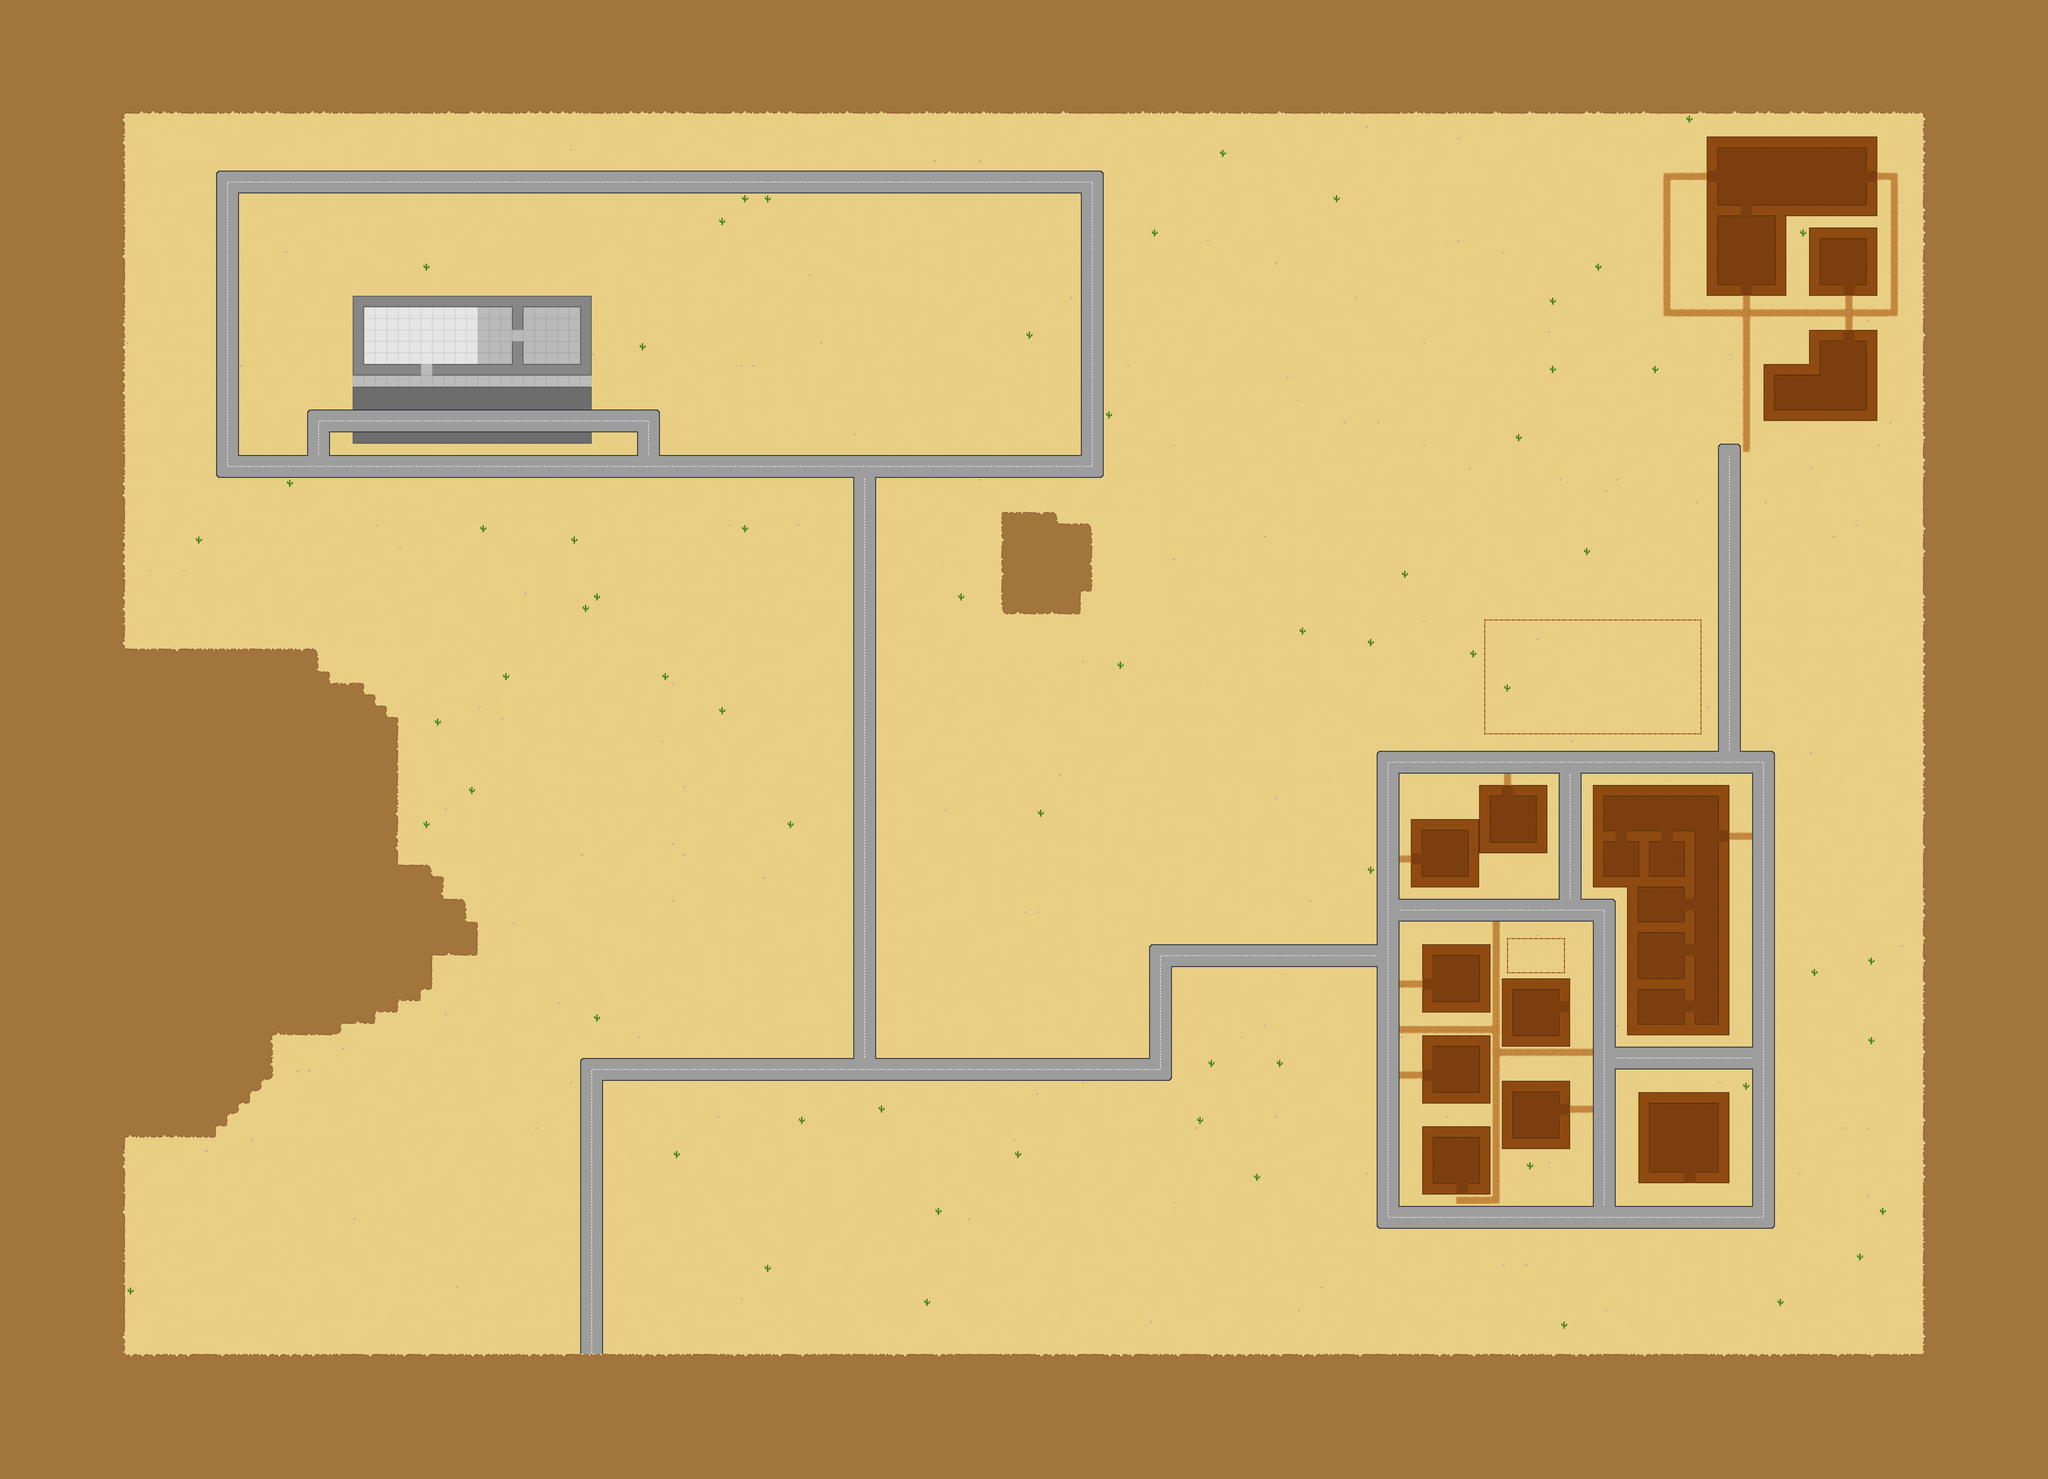

This game map was drawn from its Tiled (.tmx) file and the tilesets committed beside it. A one-line description and the trimmed map source follow:
An orthogonal 180x130 tile map with 32x32 px tiles, 2 tile layers (Ground_Buildings, GroundedObjects), 1 hidden layer not drawn, 3 tilesets and 149 objects.

<map version="1.2" tiledversion="1.2.1" orientation="orthogonal" renderorder="right-down" width="180" height="130" tilewidth="32" tileheight="32" infinite="0" nextlayerid="30" nextobjectid="267">
 <tileset firstgid="1" name="hub" tilewidth="32" tileheight="32" tilecount="64" columns="8">
  <image source="../Tilesets/hub.png" width="256" height="256" />
  <tile id="4" probability="0.1" />
  <tile id="10" probability="0.05" />
 </tileset>
 <tileset firstgid="65" name="Buildings" tilewidth="32" tileheight="32" tilecount="25" columns="5">
  <image source="../Tilesets/Buildings.png" width="160" height="160" />
 </tileset>
 <tileset firstgid="90" name="LooseObjects" tilewidth="32" tileheight="32" tilecount="25" columns="5">
  <image source="../Tilesets/LooseObjects.png" width="160" height="160" />
  <tile id="0" type="Hay_Bale" />
  <tile id="1" type="Piano" />
  <tile id="2" type="Bed" />
  <tile id="3" type="Dungeon_Entrance" />
  <tile id="5" type="Water_Trough" />
  <tile id="6" type="Ammo" />
  <tile id="7" type="Health" />
  <tile id="10" type="Counter" />
  <tile id="11" type="Enemy_Spawn" />
  <tile id="12" type="Gas" />
  <tile id="13" type="Shelf" />
  <tile id="15" type="Car" />
  <tile id="17" type="Collectable" />
  <tile id="24" type="Enemy_Spawn" />
 </tileset>
 <layer id="27" name="Ground_Buildings" width="180" height="130">
  <data>[23400 cells, 23400 non-empty, 45 distinct tile ids]</data>
 </layer>
 <layer id="28" name="GroundedObjects" width="180" height="130">
  <data>[23400 cells, 74 non-empty, 2 distinct tile ids]</data>
 </layer>
 <objectgroup id="7" name="Objects">
  <object id="15" gid="90" x="5216" y="448" width="32" height="32" />
  <object id="21" gid="90" x="5198" y="447" width="32" height="32" />
  <object id="22" gid="90" x="5180" y="447" width="32" height="32" />
  <object id="23" gid="90" x="5217.5" y="475.5" width="32" height="32" />
  <object id="24" gid="90" x="5198.5" y="475.5" width="32" height="32" />
  <object id="25" gid="90" x="5180.5" y="474.5" width="32" height="32" />
  <object id="26" gid="90" x="5189" y="461" width="32" height="32" />
  <object id="27" gid="90" x="5208.5" y="461.5" width="32" height="32" />
  <object id="28" gid="90" x="5024.5" y="517" width="32" height="32" />
  <object id="29" gid="90" x="5046" y="518" width="32" height="32" />
  <object id="30" gid="90" x="5068" y="518" width="32" height="32" />
  <object id="31" gid="90" x="5035" y="542.5" width="32" height="32" />
  <object id="32" gid="90" x="5057" y="542" width="32" height="32" />
  <object id="35" gid="90" x="4737" y="2059" width="32" height="32" />
  <object id="36" gid="90" x="4709" y="2061" width="32" height="32" />
  <object id="37" gid="90" x="4679" y="2063" width="32" height="32" />
  <object id="38" gid="90" x="4745" y="1779.5" width="32" height="32" />
  <object id="39" gid="90" x="4745.5" y="1806.5" width="32" height="32" />
  <object id="40" gid="90" x="4173.5" y="1782" width="32" height="32" />
  <object id="41" gid="90" x="4173" y="1808.5" width="32" height="32" />
  <object id="42" gid="95" x="4640.5" y="2075" width="32" height="32" />
  <object id="44" gid="95" x="4600" y="2075.5" width="32" height="32" />
  <object id="45" gid="95" x="4212" y="1848.5" width="32" height="32" rotation="-90" />
  <object id="50" gid="95" x="4833" y="449.5" width="32" height="32" />
  <object id="51" gid="95" x="4865" y="480" width="63" height="62.5" />
  <object id="55" gid="92" x="5120" y="736" width="64" height="64" />
  <object id="58" gid="92" x="4895" y="655" width="96" height="96" rotation="90" />
  <object id="60" gid="92" x="4992" y="1120" width="64" height="64" />
  <object id="61" gid="92" x="4618.5" y="2400.5" width="64" height="64" rotation="180" />
  <object id="62" gid="92" x="4694" y="2401" width="64" height="64" rotation="180" />
  <object id="63" gid="92" x="4672" y="2602" width="64" height="64" rotation="-90" />
  <object id="64" gid="92" x="4704" y="2733.75" width="96" height="96" rotation="-90" />
  <object id="66" gid="92" x="4672" y="2890.5" width="64" height="64" rotation="-90" />
  <object id="69" gid="91" x="4576" y="2304" width="64" height="64" />
  <object id="70" gid="100" x="4768" y="2304" width="64" height="32" />
  <object id="72" gid="96" x="4704" y="2880" width="32" height="32" />
  <object id="73" gid="96" x="4800" y="2272" width="32" height="32" />
  <object id="74" gid="97" x="4512" y="2400" width="32" height="32" />
  <object id="75" gid="97" x="4992" y="1152" width="32" height="32" />
  <object id="76" gid="96" x="5216" y="704" width="32" height="32" />
  <object id="78" gid="91" x="4832" y="672" width="64" height="64" />
  <object id="79" gid="96" x="4832" y="800" width="32" height="32" />
  <object id="80" gid="90" x="4240" y="2676" width="32" height="32" />
  <object id="81" gid="90" x="4259" y="2676" width="32" height="32" />
  <object id="82" gid="95" x="4361" y="2680.33" width="32" height="32" />
  <object id="83" gid="92" x="4684" y="3201" width="96" height="96" />
  <object id="85" gid="96" x="4640" y="3296" width="32" height="32" />
  <object id="86" gid="96" x="4800" y="3136" width="32" height="32" />
  <object id="87" gid="96" x="4256" y="3104" width="32" height="32" />
  <object id="88" gid="96" x="4128" y="2816" width="32" height="32" />
  <object id="89" gid="97" x="4128" y="3232" width="32" height="32" />
  <object id="90" gid="97" x="4032" y="3072" width="32" height="32" />
  <object id="91" gid="97" x="4352" y="2816" width="32" height="32" />
  <object id="92" gid="96" x="4192" y="2368" width="32" height="32" />
  <object id="93" gid="92" x="4064" y="2400" width="63.33" height="64.67" rotation="90" />
  <object id="94" gid="92" x="4320" y="2304" width="64" height="64" rotation="180" />
  <object id="95" gid="92" x="4096" y="2720" width="64" height="64" rotation="90" />
  <object id="96" gid="92" x="4256" y="2848" width="64" height="64" />
  <object id="97" gid="92" x="4096" y="3008" width="64" height="64" rotation="90" />
  <object id="98" gid="92" x="4320" y="3200" width="64" height="64" rotation="-90" />
  <object id="99" gid="92" x="4032" y="3264" width="64" height="64" />
  <object id="100" gid="91" x="4032" y="3008" width="64" height="64" />
  <object id="132" gid="114" x="4032" y="2400" width="32" height="32" />
  <object id="145" gid="101" x="4224" y="2304" width="32" height="32" />
  <object id="146" gid="101" x="4032" y="2400" width="32" height="32" />
  <object id="147" gid="101" x="4512" y="2432" width="32" height="32" />
  <object id="148" gid="101" x="4672" y="2304" width="32" height="32" />
  <object id="149" gid="101" x="4800" y="2720" width="32" height="32" />
  <object id="150" gid="101" x="4672" y="2848" width="32" height="32" />
  <object id="151" gid="101" x="4448" y="2688" width="32" height="32" />
  <object id="152" gid="101" x="4448" y="2816" width="32" height="32" />
  <object id="153" gid="101" x="4320" y="2880" width="32" height="32" />
  <object id="154" gid="101" x="4064" y="2752" width="32" height="32" />
  <object id="155" gid="101" x="4064" y="3008" width="32" height="32" />
  <object id="156" gid="101" x="4096" y="3296" width="32" height="32" />
  <object id="157" gid="101" x="4320" y="3168" width="32" height="32" />
  <object id="158" gid="101" x="4736" y="3264" width="32" height="32" />
  <object id="159" gid="101" x="4672" y="2560" width="32" height="32" />
  </objectgroup>
 <layer id="29" name="collision" width="180" height="130" visible="0">
  <data>[23400 cells, 7602 non-empty, 1 distinct tile ids]</data>
 </layer>
</map>
<!-- 71 of 149 objects omitted -->
